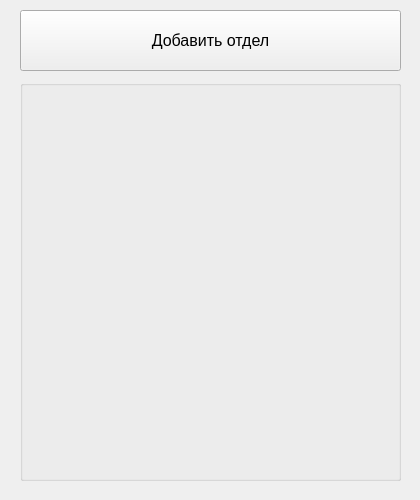
<?xml version="1.0" encoding="UTF-8"?>
<ui version="4.0">
 <class>AddButtonDepartment</class>
 <widget class="QWidget" name="AddButtonDepartment">
  <property name="geometry">
   <rect>
    <x>0</x>
    <y>0</y>
    <width>420</width>
    <height>500</height>
   </rect>
  </property>
  <property name="minimumSize">
   <size>
    <width>420</width>
    <height>500</height>
   </size>
  </property>
  <property name="maximumSize">
   <size>
    <width>420</width>
    <height>500</height>
   </size>
  </property>
  <property name="windowTitle">
   <string>Form</string>
  </property>
  <widget class="QPushButton" name="addButton">
   <property name="geometry">
    <rect>
     <x>20</x>
     <y>10</y>
     <width>381</width>
     <height>61</height>
    </rect>
   </property>
   <property name="maximumSize">
    <size>
     <width>16777215</width>
     <height>16777215</height>
    </size>
   </property>
   <property name="styleSheet">
    <string notr="true">QPushButton{
	font-size: 16px;
}</string>
   </property>
   <property name="text">
    <string>Добавить отдел</string>
   </property>
  </widget>
  <widget class="QGroupBox" name="groupBox">
   <property name="geometry">
    <rect>
     <x>20</x>
     <y>80</y>
     <width>381</width>
     <height>401</height>
    </rect>
   </property>
   <property name="title">
    <string/>
   </property>
  </widget>
 </widget>
 <resources/>
 <connections/>
</ui>
